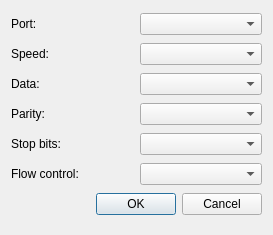
<?xml version="1.0" encoding="UTF-8"?>
<ui version="4.0">
 <class>SerialDialog</class>
 <widget class="QDialog" name="SerialDialog">
  <property name="geometry">
   <rect>
    <x>0</x>
    <y>0</y>
    <width>273</width>
    <height>235</height>
   </rect>
  </property>
  <property name="windowTitle">
   <string>Configure Serial Port</string>
  </property>
  <layout class="QGridLayout" name="gridLayout">
   <item row="0" column="0">
    <widget class="QLabel" name="label">
     <property name="text">
      <string>Port:</string>
     </property>
    </widget>
   </item>
   <item row="0" column="1">
    <widget class="QComboBox" name="cbPort"/>
   </item>
   <item row="6" column="0">
    <widget class="QLabel" name="label_5">
     <property name="text">
      <string>Stop bits:</string>
     </property>
    </widget>
   </item>
   <item row="7" column="0">
    <widget class="QLabel" name="label_6">
     <property name="text">
      <string>Flow control:</string>
     </property>
    </widget>
   </item>
   <item row="9" column="0" colspan="2">
    <widget class="QDialogButtonBox" name="buttonBox">
     <property name="orientation">
      <enum>Qt::Horizontal</enum>
     </property>
     <property name="standardButtons">
      <set>QDialogButtonBox::Cancel|QDialogButtonBox::Ok</set>
     </property>
    </widget>
   </item>
   <item row="1" column="1">
    <widget class="QComboBox" name="cbSpeed"/>
   </item>
   <item row="1" column="0">
    <widget class="QLabel" name="label_2">
     <property name="text">
      <string>Speed:</string>
     </property>
    </widget>
   </item>
   <item row="2" column="0">
    <widget class="QLabel" name="label_3">
     <property name="text">
      <string>Data:</string>
     </property>
    </widget>
   </item>
   <item row="2" column="1">
    <widget class="QComboBox" name="cbData"/>
   </item>
   <item row="3" column="1">
    <widget class="QComboBox" name="cbParity"/>
   </item>
   <item row="3" column="0">
    <widget class="QLabel" name="label_4">
     <property name="text">
      <string>Parity:</string>
     </property>
    </widget>
   </item>
   <item row="6" column="1">
    <widget class="QComboBox" name="cbStop"/>
   </item>
   <item row="7" column="1">
    <widget class="QComboBox" name="cbFlow"/>
   </item>
  </layout>
 </widget>
 <resources/>
 <connections>
  <connection>
   <sender>buttonBox</sender>
   <signal>accepted()</signal>
   <receiver>SerialDialog</receiver>
   <slot>accept()</slot>
   <hints>
    <hint type="sourcelabel">
     <x>248</x>
     <y>254</y>
    </hint>
    <hint type="destinationlabel">
     <x>157</x>
     <y>274</y>
    </hint>
   </hints>
  </connection>
  <connection>
   <sender>buttonBox</sender>
   <signal>rejected()</signal>
   <receiver>SerialDialog</receiver>
   <slot>reject()</slot>
   <hints>
    <hint type="sourcelabel">
     <x>316</x>
     <y>260</y>
    </hint>
    <hint type="destinationlabel">
     <x>286</x>
     <y>274</y>
    </hint>
   </hints>
  </connection>
 </connections>
</ui>
